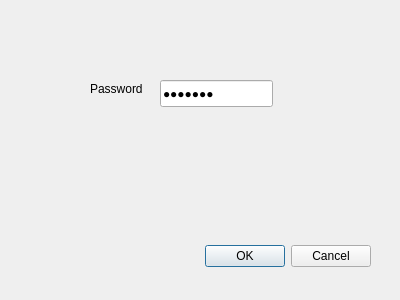
<?xml version="1.0" encoding="UTF-8"?>
<ui version="4.0">
 <class>Password_Popup</class>
 <widget class="QDialog" name="Password_Popup">
  <property name="geometry">
   <rect>
    <x>0</x>
    <y>0</y>
    <width>400</width>
    <height>300</height>
   </rect>
  </property>
  <property name="windowTitle">
   <string>Dialog</string>
  </property>
  <widget class="QDialogButtonBox" name="buttonBox">
   <property name="geometry">
    <rect>
     <x>30</x>
     <y>240</y>
     <width>341</width>
     <height>32</height>
    </rect>
   </property>
   <property name="orientation">
    <enum>Qt::Horizontal</enum>
   </property>
   <property name="standardButtons">
    <set>QDialogButtonBox::Cancel|QDialogButtonBox::Ok</set>
   </property>
  </widget>
  <widget class="QLineEdit" name="lineEdit">
   <property name="geometry">
    <rect>
     <x>160</x>
     <y>80</y>
     <width>113</width>
     <height>27</height>
    </rect>
   </property>
   <property name="text">
    <string>wefefwd</string>
   </property>
   <property name="echoMode">
    <enum>QLineEdit::Password</enum>
   </property>
  </widget>
  <widget class="QLabel" name="label">
   <property name="geometry">
    <rect>
     <x>90</x>
     <y>80</y>
     <width>54</width>
     <height>17</height>
    </rect>
   </property>
   <property name="text">
    <string>Password</string>
   </property>
  </widget>
 </widget>
 <resources/>
 <connections>
  <connection>
   <sender>buttonBox</sender>
   <signal>accepted()</signal>
   <receiver>Password_Popup</receiver>
   <slot>accept()</slot>
   <hints>
    <hint type="sourcelabel">
     <x>248</x>
     <y>254</y>
    </hint>
    <hint type="destinationlabel">
     <x>157</x>
     <y>274</y>
    </hint>
   </hints>
  </connection>
  <connection>
   <sender>buttonBox</sender>
   <signal>rejected()</signal>
   <receiver>Password_Popup</receiver>
   <slot>reject()</slot>
   <hints>
    <hint type="sourcelabel">
     <x>316</x>
     <y>260</y>
    </hint>
    <hint type="destinationlabel">
     <x>286</x>
     <y>274</y>
    </hint>
   </hints>
  </connection>
 </connections>
</ui>
